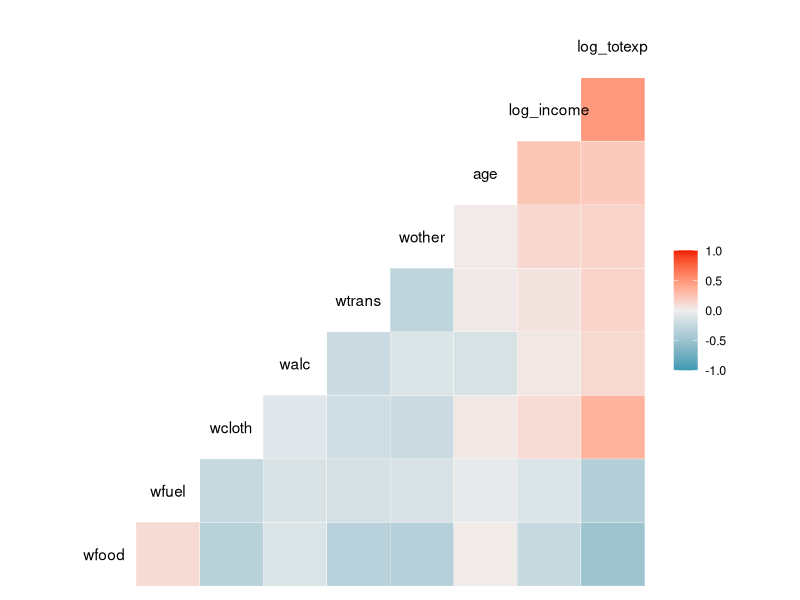
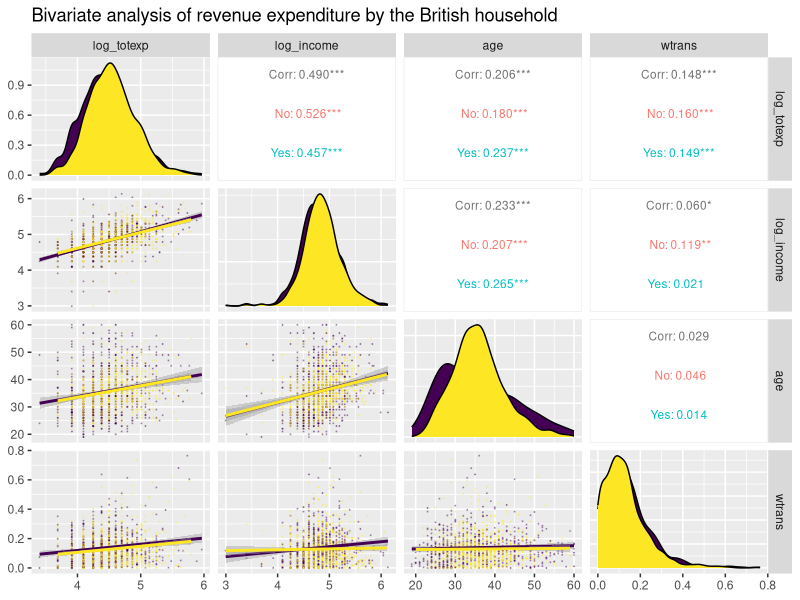
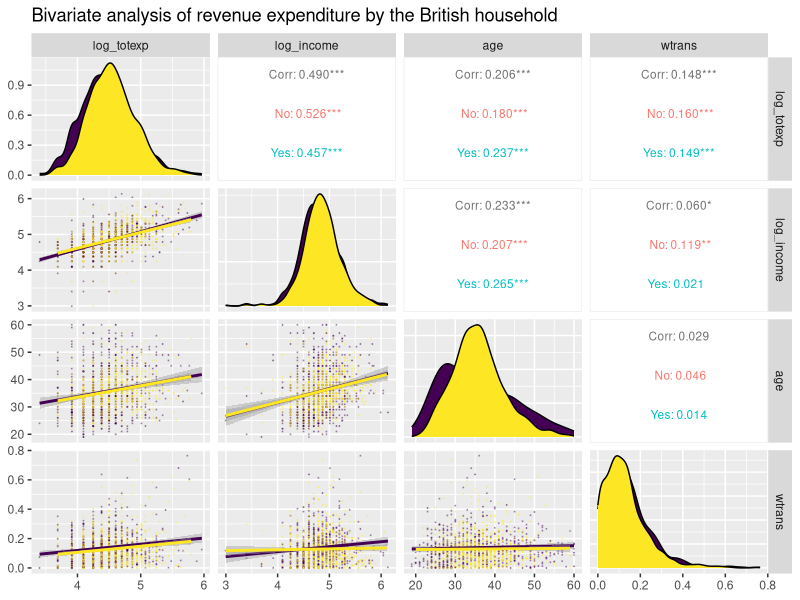

These figures' R source, in order:
library(dplyr)
data <- read.csv("dataset/british_household.csv")
summary(data)

# income 이상치 제거
data <- filter(data, income < 500)

# 화폐 단위 변수는 log를 취하는게 관행
data <- mutate(
  data,
  log_income = log(income),
  log_totexp = log(totexp),
  children_fac = factor(children, order=TRUE, labels=c("No", "Yes"))
)

# 필요 없는 열 제거
data <- select(data, -c(X, children, totexp, income))
summary(data)
glimpse(data)

# 상관계수
cor(data$log_income, data$wfood, method="pearson")
cor(data$log_income, data$log_totexp, method="pearson")

cor(data$log_income, data$wfood, method="spearman")
cor(data$log_income, data$log_totexp, method="spearman")

# 상관계수 행렬렬
cor_mat <- as.dist(round(cor(data[, 1:9]), 3))
cor_mat

# 유의수준
# install.packages("Hmisc")
library("Hmisc")

data_mat = as.matrix(data[, 1:9])
pmat <- rcorr(data_mat)

p_value <- round(pmat[["P"]], 4)
p_value

# 시각화
# install.packages("GGally")
library(GGally)
ggcorr(data)

library(ggplot2)
bi_plot <- ggpairs(data, columns = c("log_totexp", "log_income", "age", "wtrans"), 
        title = "Bivariate analysis of revenue expenditure by the British household",
        upper = list(continuous = wrap("cor", size = 3)),
        lower = list(continuous = wrap("smooth", alpha = 0.3, size = 0.1)),
        mapping = aes(color = children_fac)
)
bi_plot

ggsave("plot/bivariate-analysis.png", plot = bi_plot, width = 20, height = 20, units = "cm")
